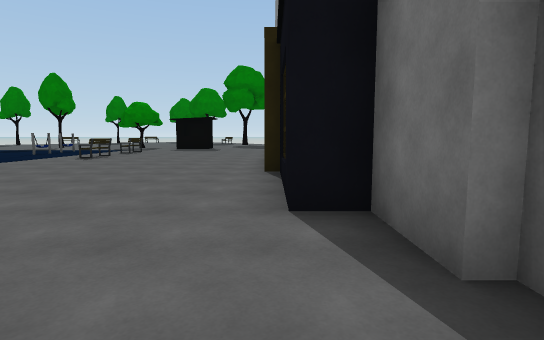
View 1 (above)

24 first-person views from a walk through a 3-D level made in the Unity game engine. The camera is 1.4 m above the floor, tilts 6° down and sees 80° across. The floor is counted in squares, 2 m on a side. Each view is taken from the middle of a square. On the plan, view 1 faces up. The plan holds only what a view shows up to about 10 squares ahead; the rest is blank. The place goes on beyond the plan. The player character is not drawn. Some surface patterns are stand-ins.

View 2
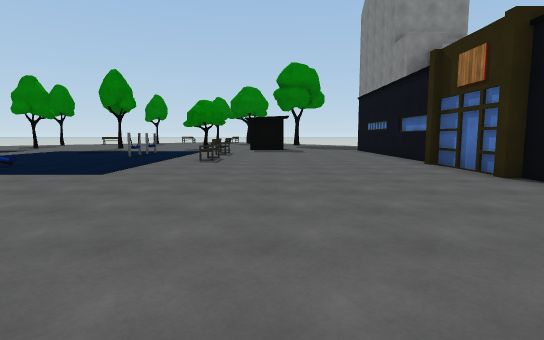

View 3
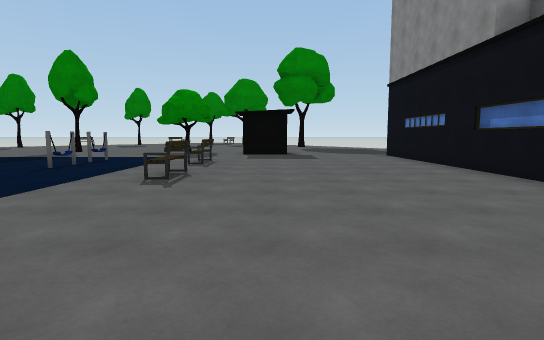

View 4
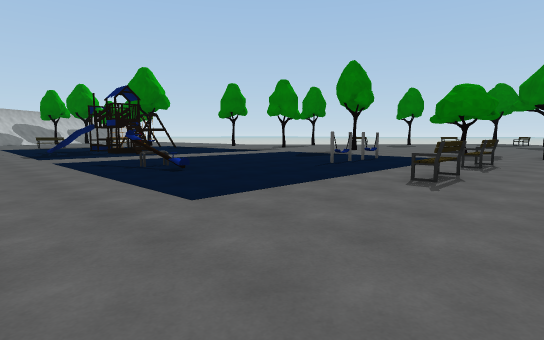

View 5
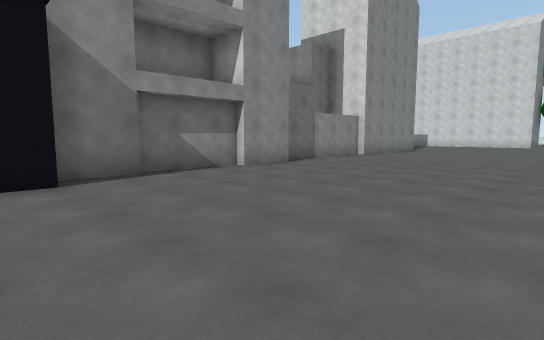

View 6
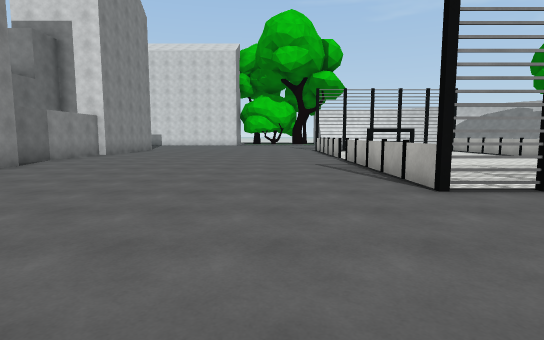

View 7
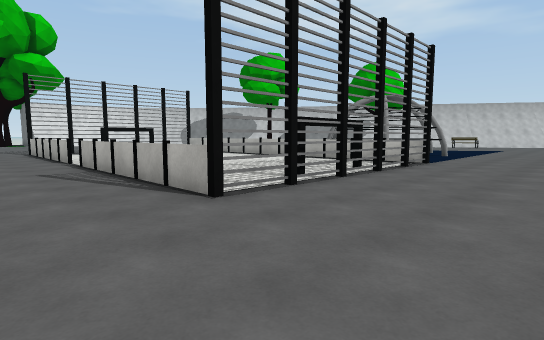

View 8
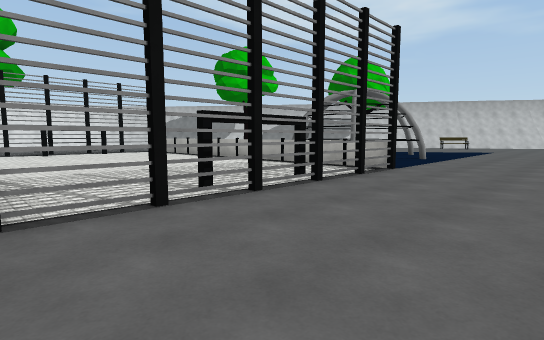

View 9
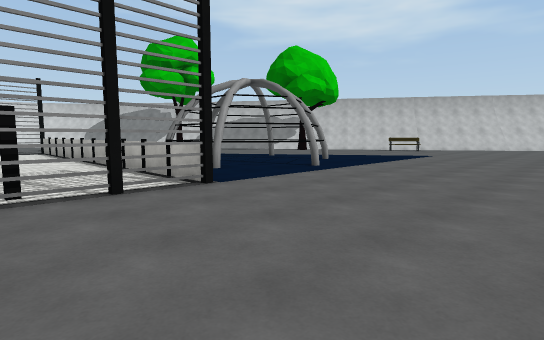

View 10
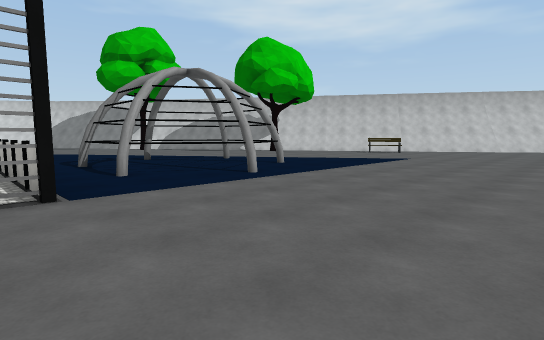

View 11
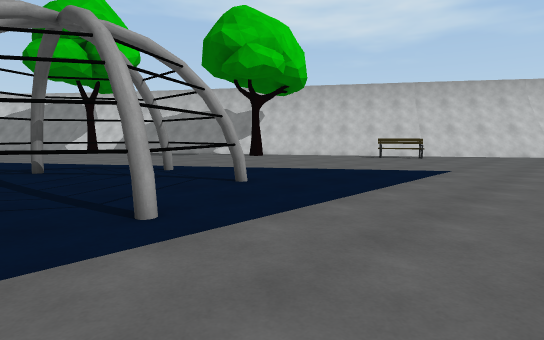

View 12
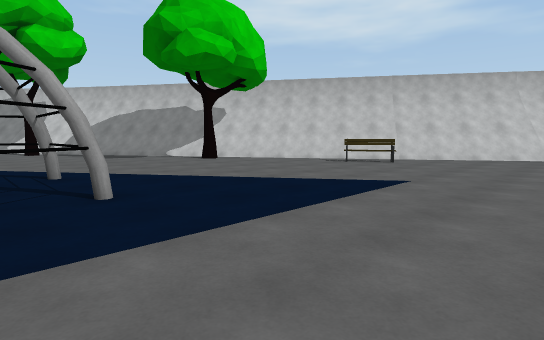

View 13
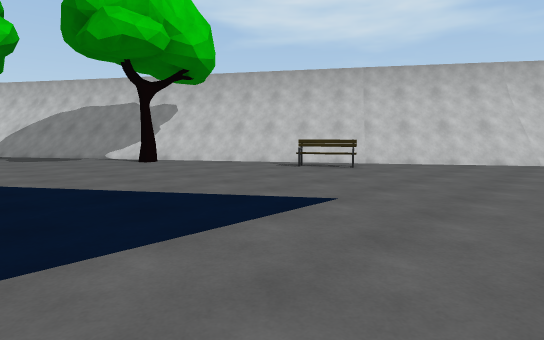

View 14
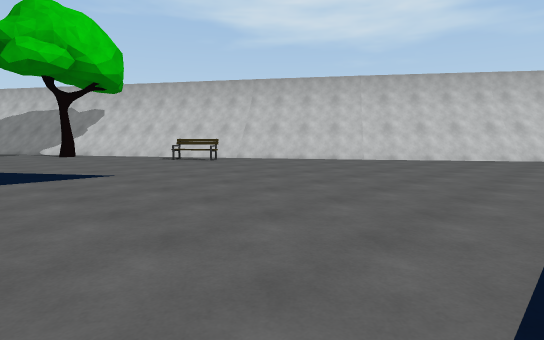

View 15
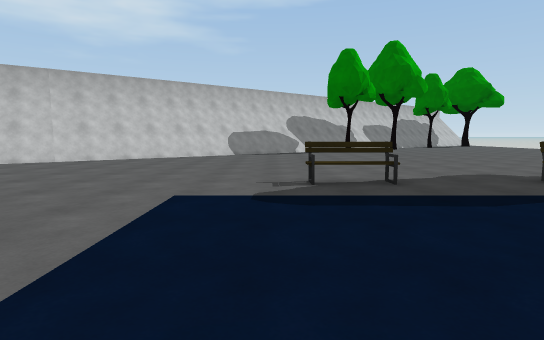

View 16
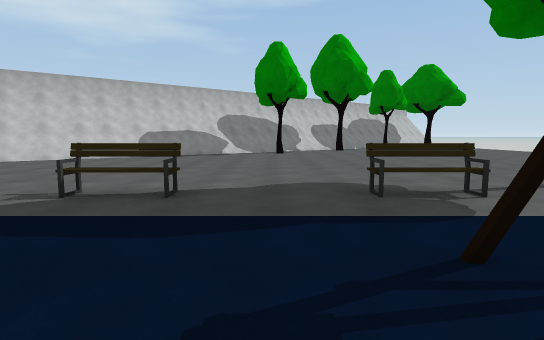

View 17
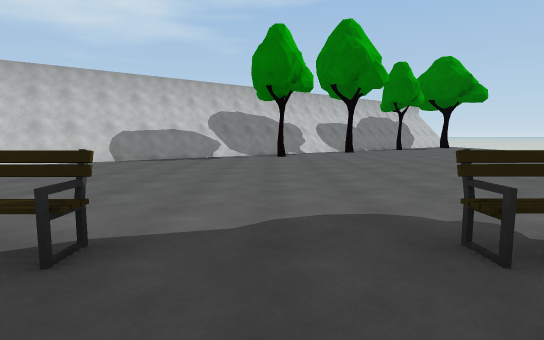

View 18
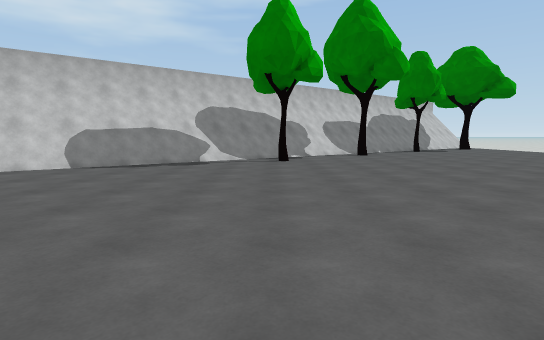

View 19
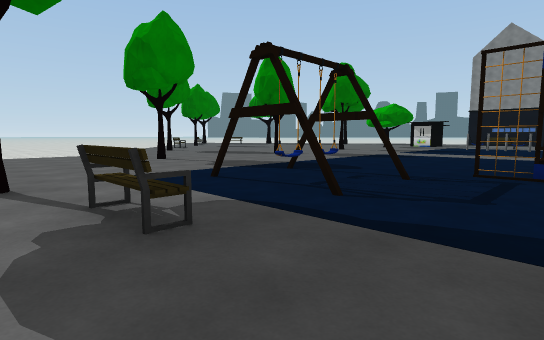

View 20
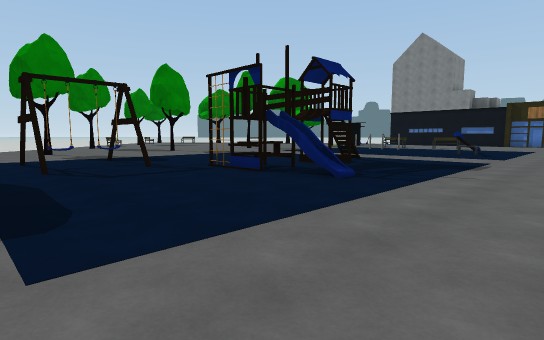

View 21
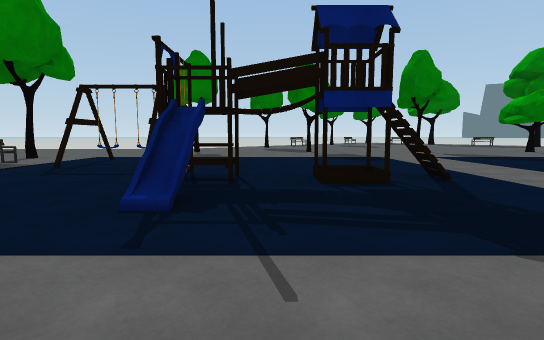

View 22
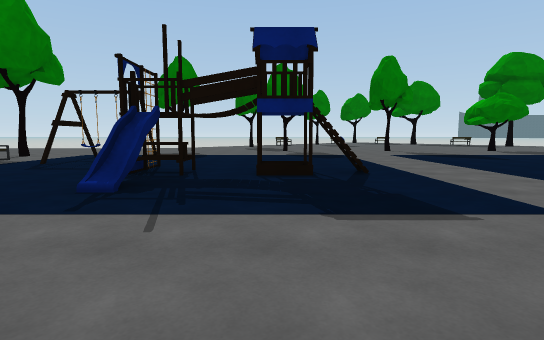

View 23
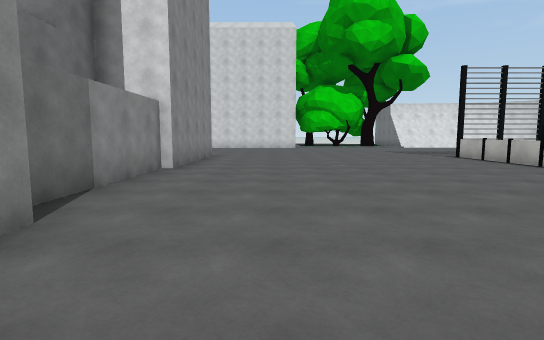

View 24
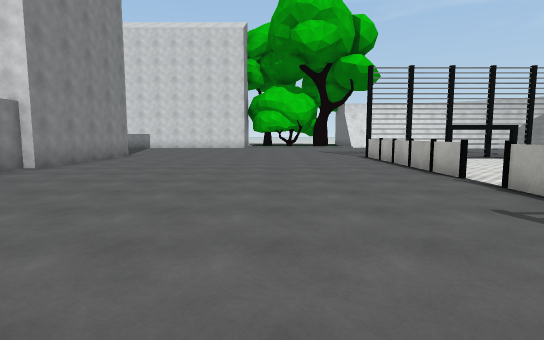

### Floor plan
Key: @ floor where view 1 was taken; # wall or solid block; . floor; / step, stairs or slope; = window, fence, low wall or low ledge; B building; H house; E bench; P pole; T thing the floor can be seen under or through; R tree.
Columns run from 36 left of view 1 to 3 right of it. Each row starts with its distance up from view 1.
 17 .......   .......             ..
 16 ......... ........           ...
 15 .........R..........................#
 14 ............#..............P..E.....#
 13 ..........E...#............P..E.....#
 12 ..........E.#..............P........#
 11 .R.............#..##..........E.....B
 10 #.........E.....#.##..........E.....#
  9 ##........E..... ...................#
  8  ##............./.......#=..........#
  7  ##.................................#
  6   ##................................#
  5    ##..................... .........B
  4    ###..............................#
  3     ##..............................##
  2      ##..............................H
  1       ##...............#.#.TT.........
  0       ##...........T..=......=......@.
 -1        ##E.......#..TT=......=.......H
 -2         ##E......#...#=......=.......#
 -3         ##.......#...#=......=.......#
 -4          ##.......##..=......=.......#
 -5           ##..........=..............# H
 -6           ##R.........=  ....=.......# H
 -7            ##.......      ...=.......HHH
 -8              .......      ...=.......H
 -9               ......      .. =.......H
-10                              =.......H

Positions as (right, up) in squares from view 1, and headings:
1: (0, 0), facing up
2: (-4, 1), facing up
3: (-4, 5), facing up
4: (-4, 5), facing up-left
5: (-5, 4), facing down-right
6: (-5, 5), facing down
7: (-5, 4), facing down-left
8: (-7, 4), facing down-left
9: (-11, 5), facing down-left
10: (-13, 5), facing down-left
11: (-16, 3), facing down-left
12: (-18, 3), facing down-left
13: (-20, 3), facing down-left
14: (-21, 7), facing down-left
15: (-21, 8), facing left
16: (-22, 11), facing left
17: (-24, 11), facing left
18: (-26, 11), facing left
19: (-27, 10), facing up-right
20: (-25, 5), facing up-right
21: (-19, 5), facing up
22: (-18, 4), facing up
23: (-1, 0), facing down
24: (-4, 0), facing down
